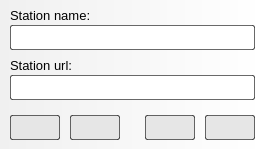
    <widget class="QWidget" name="editTab">
     <property name="styleSheet">
      <string notr="true">QWidget {
	background-color: qlineargradient(spread:pad, x1:0, y1:0, x2:1, y2:0, stop:0 rgba(240, 240, 240, 255), stop:1 rgba(255, 255, 255, 255));
}
</string>
     </property>
     <attribute name="title">
      <string notr="true"/>
     </attribute>
     <widget class="QLineEdit" name="stationNameEdit">
      <property name="enabled">
       <bool>true</bool>
      </property>
      <property name="geometry">
       <rect>
        <x>10</x>
        <y>25</y>
        <width>245</width>
        <height>25</height>
       </rect>
      </property>
      <property name="font">
       <font>
        <family>Liberation Sans</family>
        <pointsize>10</pointsize>
        <weight>50</weight>
        <italic>false</italic>
        <bold>false</bold>
       </font>
      </property>
      <property name="styleSheet">
       <string notr="true">QLineEdit {
	font: 10pt &quot;Liberation Sans&quot;;
	color: rgba(0, 0, 0, 255);
	background-color: rgba(255, 255, 255, 255);
	border: 1px solid  rgba(0, 0, 0, 150);
	border-radius: 2px;
}
</string>
      </property>
      <property name="text">
       <string/>
      </property>
     </widget>
     <widget class="QLabel" name="stationNameLabel">
      <property name="geometry">
       <rect>
        <x>10</x>
        <y>5</y>
        <width>245</width>
        <height>20</height>
       </rect>
      </property>
      <property name="font">
       <font>
        <family>Liberation Sans</family>
        <pointsize>10</pointsize>
        <weight>50</weight>
        <italic>false</italic>
        <bold>false</bold>
       </font>
      </property>
      <property name="styleSheet">
       <string notr="true">QLabel {
	font: 10pt &quot;Liberation Sans&quot;;
	color: rgba(0, 0, 0, 255);
	background-color: rgba(0, 0, 0, 0);
}
</string>
      </property>
      <property name="text">
       <string comment="The name of the station">Station name:</string>
      </property>
     </widget>
     <widget class="QLineEdit" name="stationUrlEdit">
      <property name="enabled">
       <bool>true</bool>
      </property>
      <property name="geometry">
       <rect>
        <x>10</x>
        <y>75</y>
        <width>245</width>
        <height>25</height>
       </rect>
      </property>
      <property name="font">
       <font>
        <family>Liberation Sans</family>
        <pointsize>10</pointsize>
        <weight>50</weight>
        <italic>false</italic>
        <bold>false</bold>
       </font>
      </property>
      <property name="styleSheet">
       <string notr="true">QLineEdit {
	font: 10pt &quot;Liberation Sans&quot;;
	color: rgba(0, 0, 0, 255);
	background-color: rgba(255, 255, 255, 255);
	border: 1px solid  rgba(0, 0, 0, 150);
	border-radius: 2px;
}
</string>
      </property>
     </widget>
     <widget class="QLabel" name="stationUrlLabel">
      <property name="geometry">
       <rect>
        <x>10</x>
        <y>55</y>
        <width>245</width>
        <height>20</height>
       </rect>
      </property>
      <property name="font">
       <font>
        <family>Liberation Sans</family>
        <pointsize>10</pointsize>
        <weight>50</weight>
        <italic>false</italic>
        <bold>false</bold>
       </font>
      </property>
      <property name="styleSheet">
       <string notr="true">QLabel {
	font: 10pt &quot;Liberation Sans&quot;;
	color: rgba(0, 0, 0, 255);
	background-color: rgba(0, 0, 0, 0);
}
</string>
      </property>
      <property name="text">
       <string>Station url:</string>
      </property>
     </widget>
     <widget class="QPushButton" name="addButton">
      <property name="enabled">
       <bool>false</bool>
      </property>
      <property name="geometry">
       <rect>
        <x>10</x>
        <y>115</y>
        <width>50</width>
        <height>25</height>
       </rect>
      </property>
      <property name="font">
       <font>
        <family>Liberation Sans</family>
       </font>
      </property>
      <property name="styleSheet">
       <string notr="true">QPushButton {
	background-color: qlineargradient(x1: 0, y1: 0, x2: 0, y2: 0.8,  stop: 0 rgba(245,245, 245, 255), stop: 1 rgba(210, 210, 210, 255));

	border: 1px solid  rgba(0, 0, 0, 150);
	border-radius: 2px;
}

QPushButton:hover {
	background-color: qlineargradient(x1: 0, y1: 0, x2: 0, y2: 0.8,  stop: 0 rgba(255,255, 255, 255), stop: 1 rgba(220, 220, 220, 255));
}

QPushButton:pressed {
     background-color: qradialgradient(spread:pad, cx:0.5, cy:0.5, radius:0.9, fx:0.5, fy:0.5, stop:0 rgba(250, 250, 250, 255), stop:0.1 rgba(245, 245, 245, 255), stop:0.2 rgba(240, 240, 240, 255), stop:0.3 rgba(235, 235, 235, 255), stop:0.4 rgba(230, 230, 230, 255), stop:0.5 rgba(225, 225, 225, 255), stop:0.6 rgba(220, 220, 220, 255), stop:1 rgba(215, 215, 215, 255));
 }

QPushButton:disabled {
	background-color: rgba(230, 230, 230, 255);
}
</string>
      </property>
      <property name="text">
       <string/>
      </property>
      <property name="iconSize">
       <size>
        <width>16</width>
        <height>16</height>
       </size>
      </property>
     </widget>
     <widget class="QPushButton" name="deleteButton">
      <property name="enabled">
       <bool>false</bool>
      </property>
      <property name="geometry">
       <rect>
        <x>70</x>
        <y>115</y>
        <width>50</width>
        <height>25</height>
       </rect>
      </property>
      <property name="font">
       <font>
        <family>Liberation Sans</family>
       </font>
      </property>
      <property name="styleSheet">
       <string notr="true">QPushButton {
	background-color: qlineargradient(x1: 0, y1: 0, x2: 0, y2: 0.8,  stop: 0 rgba(245,245, 245, 255), stop: 1 rgba(210, 210, 210, 255));

	border: 1px solid  rgba(0, 0, 0, 150);
	border-radius: 2px;
}

QPushButton:hover {
	background-color: qlineargradient(x1: 0, y1: 0, x2: 0, y2: 0.8,  stop: 0 rgba(255,255, 255, 255), stop: 1 rgba(220, 220, 220, 255));
}

QPushButton:pressed {
     background-color: qradialgradient(spread:pad, cx:0.5, cy:0.5, radius:0.9, fx:0.5, fy:0.5, stop:0 rgba(250, 250, 250, 255), stop:0.1 rgba(245, 245, 245, 255), stop:0.2 rgba(240, 240, 240, 255), stop:0.3 rgba(235, 235, 235, 255), stop:0.4 rgba(230, 230, 230, 255), stop:0.5 rgba(225, 225, 225, 255), stop:0.6 rgba(220, 220, 220, 255), stop:1 rgba(215, 215, 215, 255));
 }

QPushButton:disabled {
	background-color: rgba(230, 230, 230, 255);
}
</string>
      </property>
      <property name="text">
       <string/>
      </property>
     </widget>
     <widget class="QPushButton" name="saveButton">
      <property name="enabled">
       <bool>false</bool>
      </property>
      <property name="geometry">
       <rect>
        <x>205</x>
        <y>115</y>
        <width>50</width>
        <height>25</height>
       </rect>
      </property>
      <property name="font">
       <font>
        <family>Liberation Sans</family>
       </font>
      </property>
      <property name="styleSheet">
       <string notr="true">QPushButton {
	background-color: qlineargradient(x1: 0, y1: 0, x2: 0, y2: 0.8,  stop: 0 rgba(245,245, 245, 255), stop: 1 rgba(210, 210, 210, 255));

	border: 1px solid  rgba(0, 0, 0, 150);
	border-radius: 2px;
}

QPushButton:hover {
	background-color: qlineargradient(x1: 0, y1: 0, x2: 0, y2: 0.8,  stop: 0 rgba(255,255, 255, 255), stop: 1 rgba(220, 220, 220, 255));
}

QPushButton:pressed {
     background-color: qradialgradient(spread:pad, cx:0.5, cy:0.5, radius:0.9, fx:0.5, fy:0.5, stop:0 rgba(250, 250, 250, 255), stop:0.1 rgba(245, 245, 245, 255), stop:0.2 rgba(240, 240, 240, 255), stop:0.3 rgba(235, 235, 235, 255), stop:0.4 rgba(230, 230, 230, 255), stop:0.5 rgba(225, 225, 225, 255), stop:0.6 rgba(220, 220, 220, 255), stop:1 rgba(215, 215, 215, 255));
 }

QPushButton:disabled {
	background-color: rgba(230, 230, 230, 255);
}
</string>
      </property>
      <property name="text">
       <string/>
      </property>
     </widget>
     <widget class="QPushButton" name="editButton">
      <property name="enabled">
       <bool>false</bool>
      </property>
      <property name="geometry">
       <rect>
        <x>145</x>
        <y>115</y>
        <width>50</width>
        <height>25</height>
       </rect>
      </property>
      <property name="font">
       <font>
        <family>Liberation Sans</family>
       </font>
      </property>
      <property name="styleSheet">
       <string notr="true">QPushButton {
	background-color: qlineargradient(x1: 0, y1: 0, x2: 0, y2: 0.8,  stop: 0 rgba(245,245, 245, 255), stop: 1 rgba(210, 210, 210, 255));

	border: 1px solid  rgba(0, 0, 0, 150);
	border-radius: 2px;
}

QPushButton:hover {
	background-color: qlineargradient(x1: 0, y1: 0, x2: 0, y2: 0.8,  stop: 0 rgba(255,255, 255, 255), stop: 1 rgba(220, 220, 220, 255));
}

QPushButton:pressed {
     background-color: qradialgradient(spread:pad, cx:0.5, cy:0.5, radius:0.9, fx:0.5, fy:0.5, stop:0 rgba(250, 250, 250, 255), stop:0.1 rgba(245, 245, 245, 255), stop:0.2 rgba(240, 240, 240, 255), stop:0.3 rgba(235, 235, 235, 255), stop:0.4 rgba(230, 230, 230, 255), stop:0.5 rgba(225, 225, 225, 255), stop:0.6 rgba(220, 220, 220, 255), stop:1 rgba(215, 215, 215, 255));
 }

QPushButton:disabled {
	background-color: rgba(230, 230, 230, 255);
}
</string>
      </property>
      <property name="text">
       <string/>
      </property>
     </widget>
    </widget>
